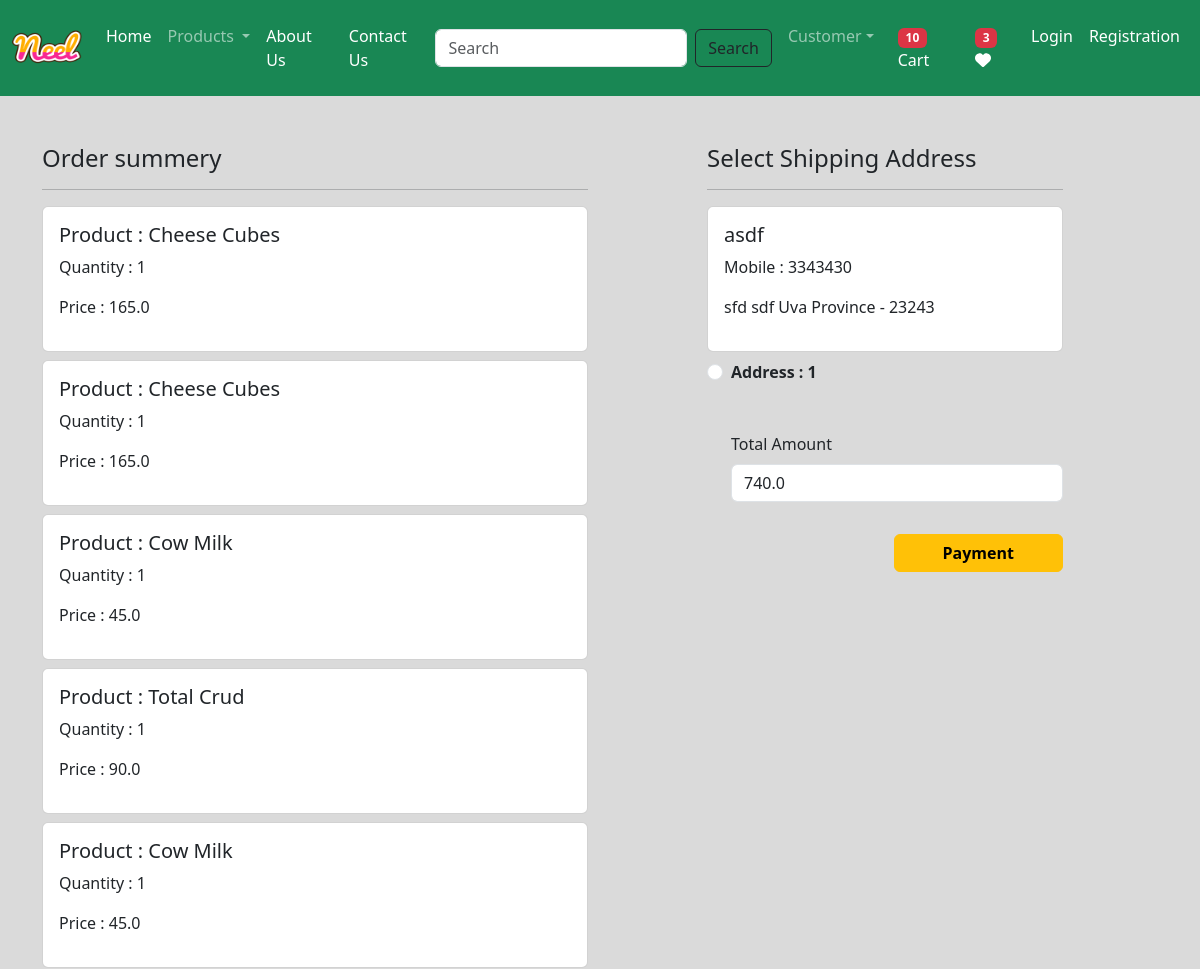
Page /checkout/ (signed in, upper part) on the earlier database version.
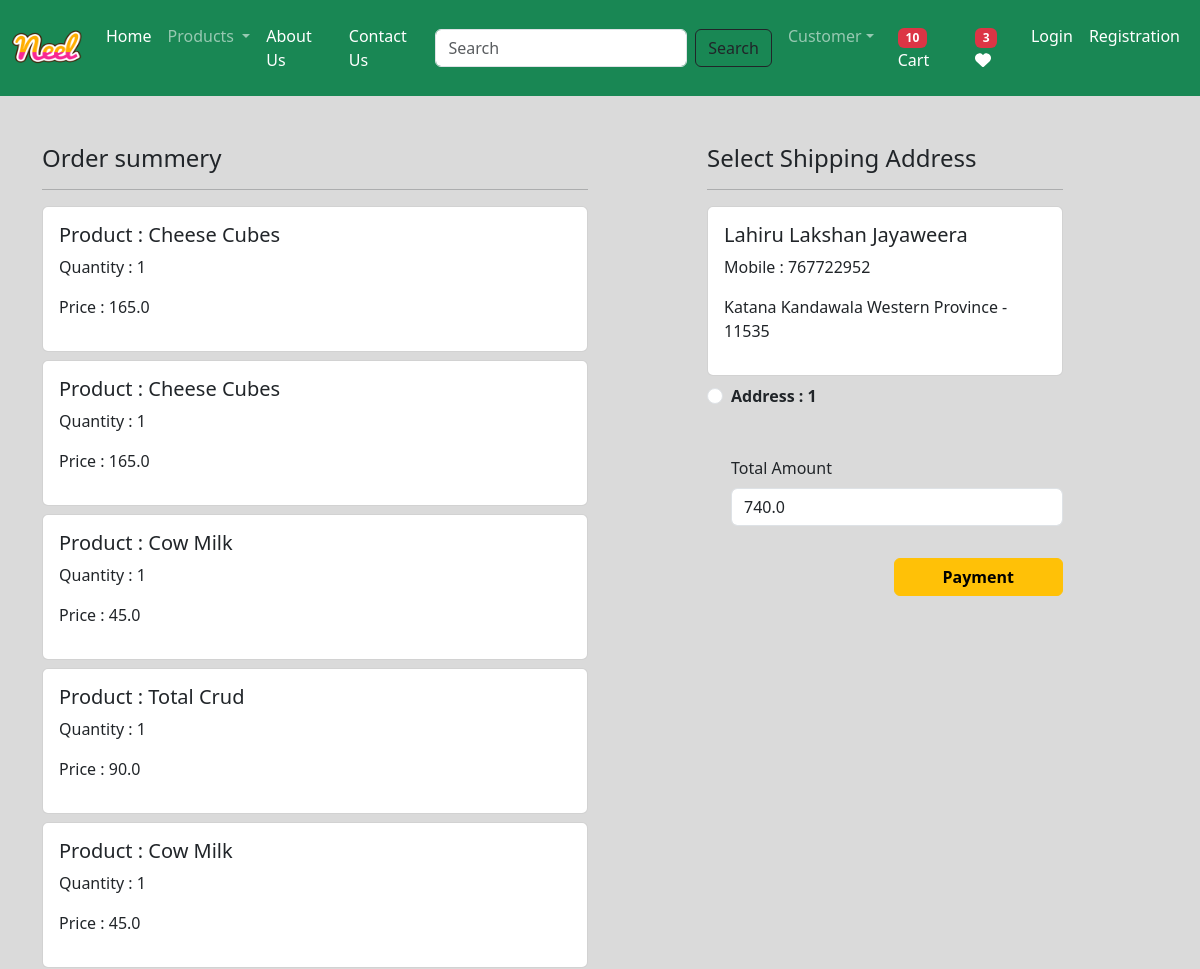
Same page on the later database version.
### application/models.py (models this page shows, shortened)
class Customer(models.Model):
    user = models.ForeignKey(User, on_delete=models.CASCADE)
    name = models.CharField(max_length=200)
    locality = models.CharField(max_length=200)
    city = models.CharField(max_length=50)
    mobile = models.IntegerField(default=0)
    zipcode = models.IntegerField()
    state = models.CharField(choices=STATE_CHOICES, max_length=100)

### application/views.py (the view, shortened to what this page needs)
# urls.py: path('checkout/',views.checkout.as_view(), name='checkout'),
class checkout(View):
    def get(self,request):
        totalitem = 0
        wishitem = 0
        if request.user.is_authenticated:
            totalitem = len(Cart.objects.filter(user=request.user))
            wishitem = len(Wishlist.objects.filter(user=request.user))
        user=request.user
        add=Customer.objects.filter(user=user)
        cart_items=Cart.objects.filter(user=user)
        famount = 0
        for p in cart_items:
            value = p.quantity * p.product.discounted_price
            famount = famount + value
        totalamount = famount + 40
        razoramount = int(totalamount * 100)
        client = razorpay.Client(auth=(settings.RAZOR_KEY_ID, settings.RAZOR_KEY_SECRET))
        data = {"amount":razoramount, "currency":"INR", "receipt":"order_rcptid_12"}
        payment_response = client.order.create(data=data)
        print(payment_response)
        order_id=payment_response['id']
        order_status = payment_response['status']
        return render(request, 'app/checkout.html', locals())

### application/templates/app/checkout.html (shortened to what this page needs)
{% extends "app/base.html" %}
{% load static %}
{% block main-content %}
<div class="container">
    <div class="row mt-5">
        <div class="col-sm-6">
            <h4>Order summery</h4>
            <hr>
            {% for item in cart_items %}
                <div class="card mb-2">
                    <div class="card-body">
                        <h5>Product : {{item.product.title}}</h5>
                        <p>Quantity : {{item.quantity}}</p>
                        <p class="fw-blod">Price : {{item.product.discounted_price}}</p>
                    </div>
                </div>
            {% endfor %}
            <br><br><br>
        </div>
        <div class="col-sm-4 offset-sm-1">
            <h4>Select Shipping Address</h4>
            <hr>
            <form method="post" id="myform">
                {% for ad in add %}
                    <div class="card">
                        <div class="card-body">
                            <h5>{{ad.name}}</h5>
                            <p>Mobile : {{ad.mobile}} </p>
                            <p>{{ad.locality}} {{ad.city}} {{ad.state}} - {{ad.zipcode}}</p>
                        </div>
                    </div>
                    <div class="form-check mt-2 mb-5">
                        <input class="form-check-input" type="radio" name="custid" id="custadd{{forloop.counter}}" value="{{ad.id}}">
                        <label class="form-check-label fw-bold" for="custadd{{forloop.counter}}" >
                            Address : {{forloop.counter}}</label>
                    </div>
                {% endfor %}
                <div class="form-check mb-3">
                    <label for="totamount" class="form-label">Total Amount</label>
                    <input type="number" class="form-control" name="totamount" value={{totalamount}} readonly>
                </div>
                <div class="text-end">
                    <button id="rzp-button1" type="submit" class="btn btn-warning mt-3 px-5 fw-bold">Payment</button>
                </div>
            </form>
        </div>
    </div>
</div>
{% endblock main-content %}

Differences in the rows shown:
changed Customer: name "asdf" → "Lahiru Lakshan Jayaweera"; mobile "3343430" → "767722952"; locality "sfd" → "Katana"; city "sdf" → "Kandawala"; state "Uva Province" → "Western Province"; zipcode "23243" → "11535"
